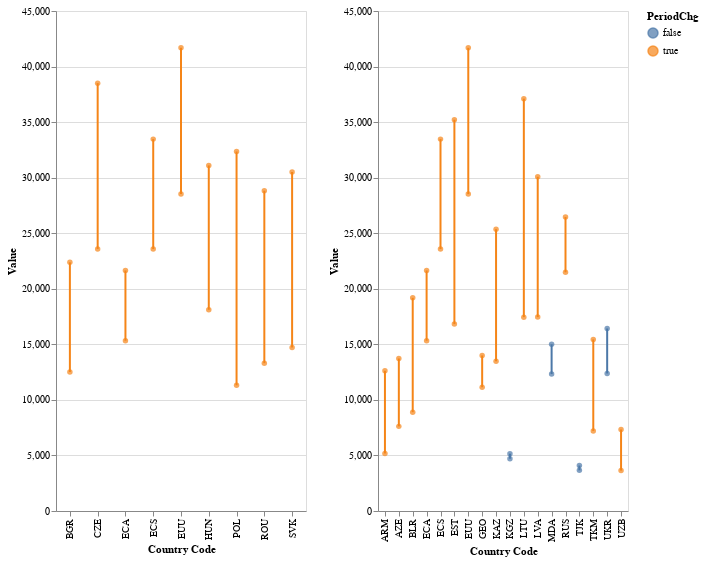

This figure's notebook cell:
### Code cell
x = 'Country Code'
y = 'Value'
color = 'PeriodChg'
detail = 'Country Code'

chart_df = gdp_pc_ppp.loc[
    gdp_pc_ppp.Year.isin([1990, 2020])
].copy()

change = chart_df.groupby('Country Code').apply(
    lambda tx: tx.sort_values(by='Year').loc[:, ['Value']].diff().iloc[1] > 0
).rename(columns = {'Value': 'PeriodChg'})

chart_df = chart_df.merge(change, on = 'Country Code')

width = 250
height = 500

df = gdp_pc_ppp.loc[
    ~gdp_pc_ppp.Group.isin(['FSU']) & \
    gdp_pc_ppp.Year.isin([1990, 2020])
].copy()

base = alt.Chart(
    chart_df.loc[
        ~chart_df.Group.isin(['FSU'])
    ]
).encode(
    x=x,
    y=y,
    color=color,
    detail=detail
)

fwt_slope = alt.layer(
    base.mark_line(),
    base.mark_circle()
).properties(
    width = width,
    height = height
)

base = alt.Chart(
    chart_df.loc[
        ~chart_df.Group.isin(['FWT'])
    ]
).encode(
    x=x,
    y=y,
    color=color,
    detail=detail
)

fsu_slope = alt.layer(
    base.mark_line(),
    base.mark_circle()
).properties(
    width = width,
    height = height
)

alt.hconcat(
    fwt_slope,
    fsu_slope
)

### Figure 1 — Vega-Lite specification as saved in the notebook (floating-point values rounded to 4 significant figures)
{"config": {"view": {"continuousWidth": 400, "continuousHeight": 300}}, "hconcat": [{"layer": [{"mark": "line", "encoding": {"color": {"field": "PeriodChg", "type": "nominal"}, "detail": {"field": "Country Code", "type": "nominal"}, "x": {"field": "Country Code", "type": "nominal"}, "y": {"field": "Value", "type": "quantitative"}}}, {"mark": "circle", "encoding": {"color": {"field": "PeriodChg", "type": "nominal"}, "detail": {"field": "Country Code", "type": "nominal"}, "x": {"field": "Country Code", "type": "nominal"}, "y": {"field": "Value", "type": "quantitative"}}}], "data": {"name": "data-ba47a1083f53eba5e558a8a10f7234f1"}, "height": 500, "width": 250}, {"layer": [{"mark": "line", "encoding": {"color": {"field": "PeriodChg", "type": "nominal"}, "detail": {"field": "Country Code", "type": "nominal"}, "x": {"field": "Country Code", "type": "nominal"}, "y": {"field": "Value", "type": "quantitative"}}}, {"mark": "circle", "encoding": {"color": {"field": "PeriodChg", "type": "nominal"}, "detail": {"field": "Country Code", "type": "nominal"}, "x": {"field": "Country Code", "type": "nominal"}, "y": {"field": "Value", "type": "quantitative"}}}], "data": {"name": "data-5546a79c8451876a617e4a8a76e26a2a"}, "height": 500, "width": 250}], "$schema": "https://vega.github.io/schema/vega-lite/v4.17.0.json", "datasets": {"data-ba47a1083f53eba5e558a8a10f7234f1": [{"Country Name": "Bulgaria", "Country Code": "BGR", "Indicator Code": "NY.GDP.PCAP.PP.KD", "Group": "FWT", "Region": "Eastern Europe", "Year": 1990, "Value": 12510.0, "PeriodChg": true}, {"Country Name": "Bulgaria", "Country Code": "BGR", "Indicator Code": "NY.GDP.PCAP.PP.KD", "Group": "FWT", "Region": "Eastern Europe", "Year": 2020, "Value": 22380.0, "PeriodChg": true}, {"Country Name": "Czech Republic", "Country Code": "CZE", "Indicator Code": "NY.GDP.PCAP.PP.KD", "Group": "FWT", "Region": "Eastern Europe", "Year": 1990, "Value": 23590.0, "PeriodChg": true}, {"Country Name": "Czech Republic", "Country Code": "CZE", "Indicator Code": "NY.GDP.PCAP.PP.KD", "Group": "FWT", "Region": "Eastern Europe", "Year": 2020, "Value": 38510.0, "PeriodChg": true}, {"Country Name": "Europe & Central Asia (excluding high income)", "Country Code": "ECA", "Indicator Code": "NY.GDP.PCAP.PP.KD", "Group": null, "Region": null, "Year": 1990, "Value": 15330.0, "PeriodChg": true}, {"Country Name": "Europe & Central Asia (excluding high income)", "Country Code": "ECA", "Indicator Code": "NY.GDP.PCAP.PP.KD", "Group": null, "Region": null, "Year": 2020, "Value": 21650.0, "PeriodChg": true}, {"Country Name": "Europe & Central Asia", "Country Code": "ECS", "Indicator Code": "NY.GDP.PCAP.PP.KD", "Group": null, "Region": null, "Year": 1990, "Value": 23580.0, "PeriodChg": true}, {"Country Name": "Europe & Central Asia", "Country Code": "ECS", "Indicator Code": "NY.GDP.PCAP.PP.KD", "Group": null, "Region": null, "Year": 2020, "Value": 33470.0, "PeriodChg": true}, {"Country Name": "European Union", "Country Code": "EUU", "Indicator Code": "NY.GDP.PCAP.PP.KD", "Group": null, "Region": null, "Year": 1990, "Value": 28520.0, "PeriodChg": true}, {"Country Name": "European Union", "Country Code": "EUU", "Indicator Code": "NY.GDP.PCAP.PP.KD", "Group": null, "Region": null, "Year": 2020, "Value": 41680.0, "PeriodChg": true}, {"Country Name": "Hungary", "Country Code": "HUN", "Indicator Code": "NY.GDP.PCAP.PP.KD", "Group": "FWT", "Region": "Eastern Europe", "Year": 1990, "Value": 18110.0, "PeriodChg": true}, {"Country Name": "Hungary", "Country Code": "HUN", "Indicator Code": "NY.GDP.PCAP.PP.KD", "Group": "FWT", "Region": "Eastern Europe", "Year": 2020, "Value": 31100.0, "PeriodChg": true}, {"Country Name": "Poland", "Country Code": "POL", "Indicator Code": "NY.GDP.PCAP.PP.KD", "Group": "FWT", "Region": "Eastern Europe", "Year": 1990, "Value": 11310.0, "PeriodChg": true}, {"Country Name": "Poland", "Country Code": "POL", "Indicator Code": "NY.GDP.PCAP.PP.KD", "Group": "FWT", "Region": "Eastern Europe", "Year": 2020, "Value": 32350.0, "PeriodChg": true}, {"Country Name": "Romania", "Country Code": "ROU", "Indicator Code": "NY.GDP.PCAP.PP.KD", "Group": "FWT", "Region": "Eastern Europe", "Year": 1990, "Value": 13300.0, "PeriodChg": true}, {"Country Name": "Romania", "Country Code": "ROU", "Indicator Code": "NY.GDP.PCAP.PP.KD", "Group": "FWT", "Region": "Eastern Europe", "Year": 2020, "Value": 28830.0, "PeriodChg": true}, {"Country Name": "Slovak Republic", "Country Code": "SVK", "Indicator Code": "NY.GDP.PCAP.PP.KD", "Group": "FWT", "Region": "Eastern Europe", "Year": 1990, "Value": 14720.0, "PeriodChg": true}, {"Country Name": "Slovak Republic", "Country Code": "SVK", "Indicator Code": "NY.GDP.PCAP.PP.KD", "Group": "FWT", "Region": "Eastern Europe", "Year": 2020, "Value": 30510.0, "PeriodChg": true}], "data-5546a79c8451876a617e4a8a76e26a2a": [{"Country Name": "Armenia", "Country Code": "ARM", "Indicator Code": "NY.GDP.PCAP.PP.KD", "Group": "FSU", "Region": "South Caucasus", "Year": 1990, "Value": 5180.0, "PeriodChg": true}, {"Country Name": "Armenia", "Country Code": "ARM", "Indicator Code": "NY.GDP.PCAP.PP.KD", "Group": "FSU", "Region": "South Caucasus", "Year": 2020, "Value": 12620.0, "PeriodChg": true}, {"Country Name": "Azerbaijan", "Country Code": "AZE", "Indicator Code": "NY.GDP.PCAP.PP.KD", "Group": "FSU", "Region": "South Caucasus", "Year": 1990, "Value": 7617.0, "PeriodChg": true}, {"Country Name": "Azerbaijan", "Country Code": "AZE", "Indicator Code": "NY.GDP.PCAP.PP.KD", "Group": "FSU", "Region": "South Caucasus", "Year": 2020, "Value": 13730.0, "PeriodChg": true}, {"Country Name": "Belarus", "Country Code": "BLR", "Indicator Code": "NY.GDP.PCAP.PP.KD", "Group": "FSU", "Region": "Eastern Europe", "Year": 1990, "Value": 8895.0, "PeriodChg": true}, {"Country Name": "Belarus", "Country Code": "BLR", "Indicator Code": "NY.GDP.PCAP.PP.KD", "Group": "FSU", "Region": "Eastern Europe", "Year": 2020, "Value": 19190.0, "PeriodChg": true}, {"Country Name": "Europe & Central Asia (excluding high income)", "Country Code": "ECA", "Indicator Code": "NY.GDP.PCAP.PP.KD", "Group": null, "Region": null, "Year": 1990, "Value": 15330.0, "PeriodChg": true}, {"Country Name": "Europe & Central Asia (excluding high income)", "Country Code": "ECA", "Indicator Code": "NY.GDP.PCAP.PP.KD", "Group": null, "Region": null, "Year": 2020, "Value": 21650.0, "PeriodChg": true}, {"Country Name": "Europe & Central Asia", "Country Code": "ECS", "Indicator Code": "NY.GDP.PCAP.PP.KD", "Group": null, "Region": null, "Year": 1990, "Value": 23580.0, "PeriodChg": true}, {"Country Name": "Europe & Central Asia", "Country Code": "ECS", "Indicator Code": "NY.GDP.PCAP.PP.KD", "Group": null, "Region": null, "Year": 2020, "Value": 33470.0, "PeriodChg": true}, {"Country Name": "Estonia", "Country Code": "EST", "Indicator Code": "NY.GDP.PCAP.PP.KD", "Group": "FSU", "Region": "Baltic states", "Year": 1990, "Value": 16820.0, "PeriodChg": true}, {"Country Name": "Estonia", "Country Code": "EST", "Indicator Code": "NY.GDP.PCAP.PP.KD", "Group": "FSU", "Region": "Baltic states", "Year": 2020, "Value": 35220.0, "PeriodChg": true}, {"Country Name": "European Union", "Country Code": "EUU", "Indicator Code": "NY.GDP.PCAP.PP.KD", "Group": null, "Region": null, "Year": 1990, "Value": 28520.0, "PeriodChg": true}, {"Country Name": "European Union", "Country Code": "EUU", "Indicator Code": "NY.GDP.PCAP.PP.KD", "Group": null, "Region": null, "Year": 2020, "Value": 41680.0, "PeriodChg": true}, {"Country Name": "Georgia", "Country Code": "GEO", "Indicator Code": "NY.GDP.PCAP.PP.KD", "Group": "FSU", "Region": "South Caucasus", "Year": 1990, "Value": 11140.0, "PeriodChg": true}, {"Country Name": "Georgia", "Country Code": "GEO", "Indicator Code": "NY.GDP.PCAP.PP.KD", "Group": "FSU", "Region": "South Caucasus", "Year": 2020, "Value": 14000.0, "PeriodChg": true}, {"Country Name": "Kazakhstan", "Country Code": "KAZ", "Indicator Code": "NY.GDP.PCAP.PP.KD", "Group": "FSU", "Region": "Central Asia", "Year": 1990, "Value": 13480.0, "PeriodChg": true}, {"Country Name": "Kazakhstan", "Country Code": "KAZ", "Indicator Code": "NY.GDP.PCAP.PP.KD", "Group": "FSU", "Region": "Central Asia", "Year": 2020, "Value": 25360.0, "PeriodChg": true}, {"Country Name": "Kyrgyz Republic", "Country Code": "KGZ", "Indicator Code": "NY.GDP.PCAP.PP.KD", "Group": "FSU", "Region": "Central Asia", "Year": 1990, "Value": 5158.0, "PeriodChg": false}, {"Country Name": "Kyrgyz Republic", "Country Code": "KGZ", "Indicator Code": "NY.GDP.PCAP.PP.KD", "Group": "FSU", "Region": "Central Asia", "Year": 2020, "Value": 4707.0, "PeriodChg": false}, {"Country Name": "Lithuania", "Country Code": "LTU", "Indicator Code": "NY.GDP.PCAP.PP.KD", "Group": "FSU", "Region": "Baltic states", "Year": 1990, "Value": 17450.0, "PeriodChg": true}, {"Country Name": "Lithuania", "Country Code": "LTU", "Indicator Code": "NY.GDP.PCAP.PP.KD", "Group": "FSU", "Region": "Baltic states", "Year": 2020, "Value": 37110.0, "PeriodChg": true}, {"Country Name": "Latvia", "Country Code": "LVA", "Indicator Code": "NY.GDP.PCAP.PP.KD", "Group": "FSU", "Region": "Baltic states", "Year": 1990, "Value": 17450.0, "PeriodChg": true}, {"Country Name": "Latvia", "Country Code": "LVA", "Indicator Code": "NY.GDP.PCAP.PP.KD", "Group": "FSU", "Region": "Baltic states", "Year": 2020, "Value": 30080.0, "PeriodChg": true}, {"Country Name": "Moldova", "Country Code": "MDA", "Indicator Code": "NY.GDP.PCAP.PP.KD", "Group": "FSU", "Region": "Eastern Europe", "Year": 1990, "Value": 15000.0, "PeriodChg": false}, {"Country Name": "Moldova", "Country Code": "MDA", "Indicator Code": "NY.GDP.PCAP.PP.KD", "Group": "FSU", "Region": "Eastern Europe", "Year": 2020, "Value": 12320.0, "PeriodChg": false}, {"Country Name": "Russian Federation", "Country Code": "RUS", "Indicator Code": "NY.GDP.PCAP.PP.KD", "Group": "FSU", "Region": "Eastern Europe", "Year": 1990, "Value": 21480.0, "PeriodChg": true}, {"Country Name": "Russian Federation", "Country Code": "RUS", "Indicator Code": "NY.GDP.PCAP.PP.KD", "Group": "FSU", "Region": "Eastern Europe", "Year": 2020, "Value": 26460.0, "PeriodChg": true}, {"Country Name": "Tajikistan", "Country Code": "TJK", "Indicator Code": "NY.GDP.PCAP.PP.KD", "Group": "FSU", "Region": "Central Asia", "Year": 1990, "Value": 4093.0, "PeriodChg": false}, {"Country Name": "Tajikistan", "Country Code": "TJK", "Indicator Code": "NY.GDP.PCAP.PP.KD", "Group": "FSU", "Region": "Central Asia", "Year": 2020, "Value": 3658.0, "PeriodChg": false}, {"Country Name": "Turkmenistan", "Country Code": "TKM", "Indicator Code": "NY.GDP.PCAP.PP.KD", "Group": "FSU", "Region": "Central Asia", "Year": 1990, "Value": 7208.0, "PeriodChg": true}, {"Country Name": "Turkmenistan", "Country Code": "TKM", "Indicator Code": "NY.GDP.PCAP.PP.KD", "Group": "FSU", "Region": "Central Asia", "Year": 2020, "Value": 15440.0, "PeriodChg": true}, {"Country Name": "Ukraine", "Country Code": "UKR", "Indicator Code": "NY.GDP.PCAP.PP.KD", "Group": "FSU", "Region": "Eastern Europe", "Year": 1990, "Value": 16430.0, "PeriodChg": false}, {"Country Name": "Ukraine", "Country Code": "UKR", "Indicator Code": "NY.GDP.PCAP.PP.KD", "Group": "FSU", "Region": "Eastern Europe", "Year": 2020, "Value": 12380.0, "PeriodChg": false}, {"Country Name": "Uzbekistan", "Country Code": "UZB", "Indicator Code": "NY.GDP.PCAP.PP.KD", "Group": "FSU", "Region": "Central Asia", "Year": 1990, "Value": 3639.0, "PeriodChg": true}, {"Country Name": "Uzbekistan", "Country Code": "UZB", "Indicator Code": "NY.GDP.PCAP.PP.KD", "Group": "FSU", "Region": "Central Asia", "Year": 2020, "Value": 7332.0, "PeriodChg": true}]}}
